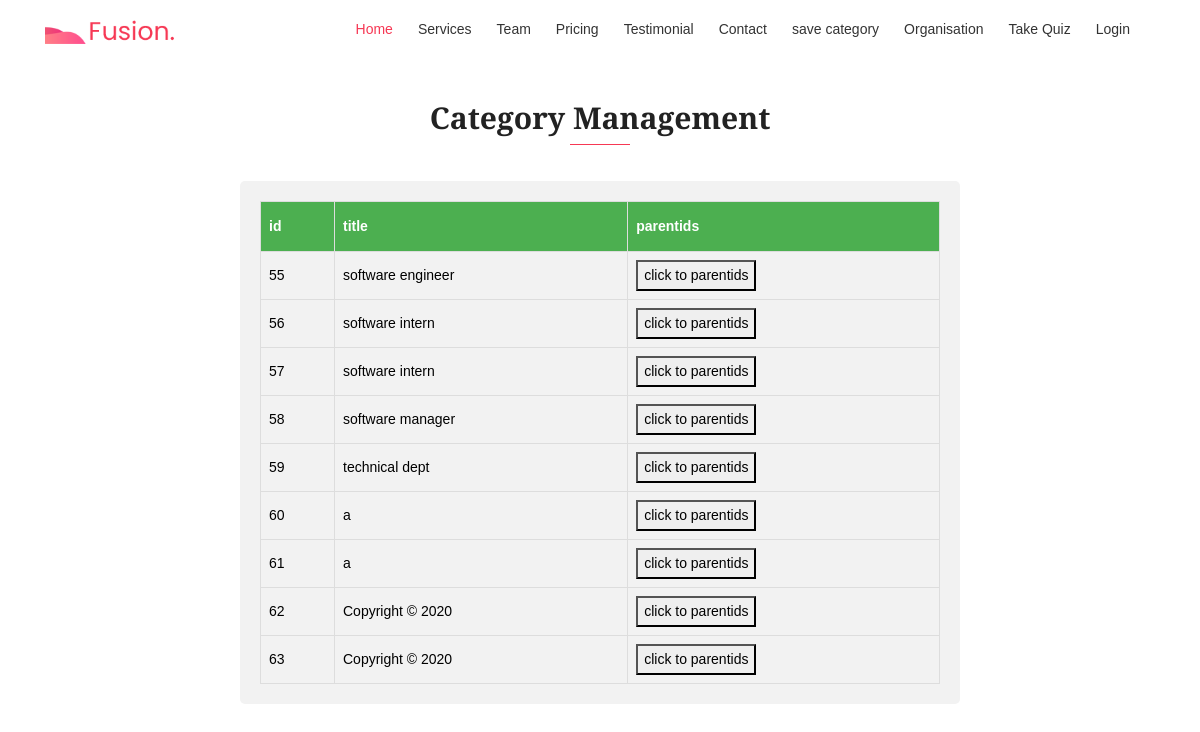
/categorymanagement/success/, run on the app's committed database.
### categorymanagement/models.py (models this page shows, shortened)
class Category(models.Model):
    objects = models.Manager()
    id=models.AutoField(primary_key=True)
    title=models.CharField(max_length=50)
    url=models.CharField(max_length=50)
    description=models.TextField(max_length=200)
    summary=models.TextField()
    parentid=models.ForeignKey('self', blank=True, null=True,on_delete=models.CASCADE)

### categorymanagement/views.py (the view)
# urls.py: path('success/',views.success,name='success'),
def success(request):
    data=Category.objects.all()
    context = {
            'data':data
    }
    return render(request,'abc.html',context=context)

### templates/abc.html
{% extends 'layout.html' %}
{% block content %}
<div class="section-header text-center">
    <h2 class="section-title wow fadeInDown" data-wow-delay="0.3s">Category Management</h2>
    <div class="shape wow fadeInDown" data-wow-delay="0.3s"></div>
  </div>
<div class="container1">
        <table id="customers">
            <tr>
                <th>id</th>
                <th>title</th>
                <th>parentids</th>
            </tr>
            {% for Category in data %}
            <tr>
                <td style="color: black">{{ Category.id}}</td>
                <td style="color: black">{{ Category.title}}</td>
                <td><a href="{% url 'parentt' Category.id %}"><button type="submit" >click to parentids</button></a></td>
            </tr>
            {% endfor %}
        </table>
        {% endblock %}

### templates/layout.html (shortened to what this page needs)
{% load static %}
<!DOCTYPE html>
<html lang="en">
  <head>
    <link rel="stylesheet" href="{% static 'css/bootstrap.min.css' %}" >
    <link rel="stylesheet" href="{% static 'fonts/line-icons.css' %}">
    <link rel="stylesheet" href="{% static 'css/owl.carousel.min.css' %}">
    <link rel="stylesheet" href="{% static 'css/owl.theme.css' %}">
    <link rel="stylesheet" href="{% static 'css/animate.css' %}">
    <link rel="stylesheet" href="{% static 'css/main.css' %}">
    <link rel="stylesheet" href="{% static 'css/responsive.css' %}">
    <link rel="stylesheet" href="{% static 'css/layout.css' %}">
  </head>
  <body>
    <header >
      {% include "nav.html" %}
    </header>
    <section id="services" class="">
          {% block content %}
          {% endblock %}
    </section>
  </body>
</html>

### templates/nav.html (shortened to what this page needs)
{% load static %}
<!DOCTYPE html>
<html lang="en">
  <head>
  </head>
  <body>
      <nav class="navbar navbar-expand-md bg-inverse fixed-top scrolling-navbar">
        <div class="container">
          <a href="{% url 'indexx' %}" class="navbar-brand"><img src="{% static 'img/logo.png' %}" alt=""></a>
          <div class="collapse navbar-collapse" id="navbarCollapse">
            <ul class="navbar-nav mr-auto w-100 justify-content-end clearfix">
              <li class="nav-item active">
                <a class="nav-link" href="#hero-area">
                  Home
                </a>
              </li>
              <li class="nav-item">
                <a class="nav-link" href="#services">
                  Services
                </a>
              </li>
              <li class="nav-item">
                <a class="nav-link" href="#team">
                  Team
                </a>
              </li>
              <li class="nav-item">
                <a class="nav-link" href="#pricing">
                  Pricing
                </a>
              </li>
              <li class="nav-item">
                <a class="nav-link" href="#testimonial">
                  Testimonial
                </a>
              </li>
              <li class="nav-item">
                <a class="nav-link" href="#contact">
                  Contact
                </a>
              </li>
              <li class="nav-item">
                  <a class="nav-link" href="{% url 'category' %}">
                    save category
                  </a>
                </li>
                <li class="nav-item">
                  <a class="nav-link" href="{% url 'organise' %}">
                 Organisation
                  </a>
                </li>
                <li class="nav-item">
                  <a class="nav-link" href="{% url 'start' %}">
                 Take Quiz
                  </a>
                </li>
                <li class="nav-item">
                    <a class="nav-link" href="{% url 'login' %}">
                    Login
                    </a>
                  </li>
                  <li class="nav-item">
                    </li>
            </ul>
          </div>
        </div>
      </nav>
  </body>
</html>

### fusion/static/css/main.css (style rules this page uses)
html { overflow-x: hidden; }
body { background: #fff; font-size: 14px; font-weight: 400; font-family: 'Open Sans', sans-serif; -webkit-box-sizing: border-box; -moz-box-sizing: border-box; box-sizing: border-box; -webkit-font-smoothing: subpixel-antialiased; color: #abacae; line-height: 25px; -webkit-backface-visibility: hidden; backface-visibility: hidden; overflow-x: hidden; }
h1, h2, h3, h4 { font-size: 38px; color: #222222; font-weight: 700; font-family: 'Arvo', serif; }
a { -webkit-transition: all 0.2s linear; -moz-transition: all 0.2s linear; -o-transition: all 0.2s linear; transition: all 0.2s linear; }
ul, ol { list-style: outside none none; margin: 0; padding: 0; }
ul li, ol li { list-style: none; }
.section-header { margin-bottom: 30px; }
.section-title { font-size: 30px; color: #222222; display: inline-block; font-weight: 700; position: relative; }
.shape { height: 1px; margin: 0 auto 30px; position: relative; width: 60px; background-color: #F63854; }
.navbar-brand { position: relative; padding: 0px; }
.navbar-brand img { width: 70%; }
.navbar-expand-md .navbar-nav .nav-item { padding-left: 25px; }
.navbar-expand-md .navbar-nav .nav-link { color: #333; font-weight: 400; padding: 7px 0; cursor: pointer; position: relative; background: transparent; -webkit-transition: all 0.3s ease-in-out; -moz-transition: all 0.3s ease-in-out; transition: all 0.3s ease-in-out; }
.navbar-expand-md .navbar-nav .nav-link:before { background-color: #F63854; content: ''; display: block; height: 2px; position: absolute; margin: 0 auto; width: 0; top: 35px; left: 0; right: 0; bottom: 0; transition: width 1s; -ms-transition: width 1s; -webkit-transition: width 1s; }
.navbar-expand-md .navbar-nav .active > .nav-link, .navbar-expand-md .navbar-nav .nav-link.active, .navbar-expand-md .navbar-nav .nav-link.open, .navbar-expand-md .navbar-nav .open > .nav-link { color: #F63854 !important; width: 100%; }
.navbar { padding: 10px 0; }
.navbar li.active a.nav-link { color: #preset; }

### fusion/static/css/layout.css (style rules this page uses)
body { font-family: Arial, Helvetica, sans-serif; }
* { box-sizing: border-box; }
.container1 { border-radius: 5px; background-color: #f2f2f2; padding: 20px; margin-left: 20%; margin-right: 20%; margin-top: 3%; margin-bottom: 30px; }
#customers { font-family: "Trebuchet MS", Arial, Helvetica, sans-serif; border-collapse: collapse; width: 100%; }
#customers td, #customers th { border: 1px solid #ddd; padding: 8px; }
#customers tr:nth-child(even) { background-color: #f2f2f2; }
#customers th { padding-top: 12px; padding-bottom: 12px; text-align: left; background-color: #4CAF50; color: white; }
.section-header { margin-top: 100px; }

### data on the page
Category: id "55", title "software engineer"
Category: id "56", title "software intern"
Category: id "57", title "software intern"
Category: id "58", title "software manager"
Category: id "59", title "technical dept"
Category: id "60", title "a"
Category: id "61", title "a"
Category: id "62", title "Copyright © 2020"
Category: id "63", title "Copyright © 2020"
